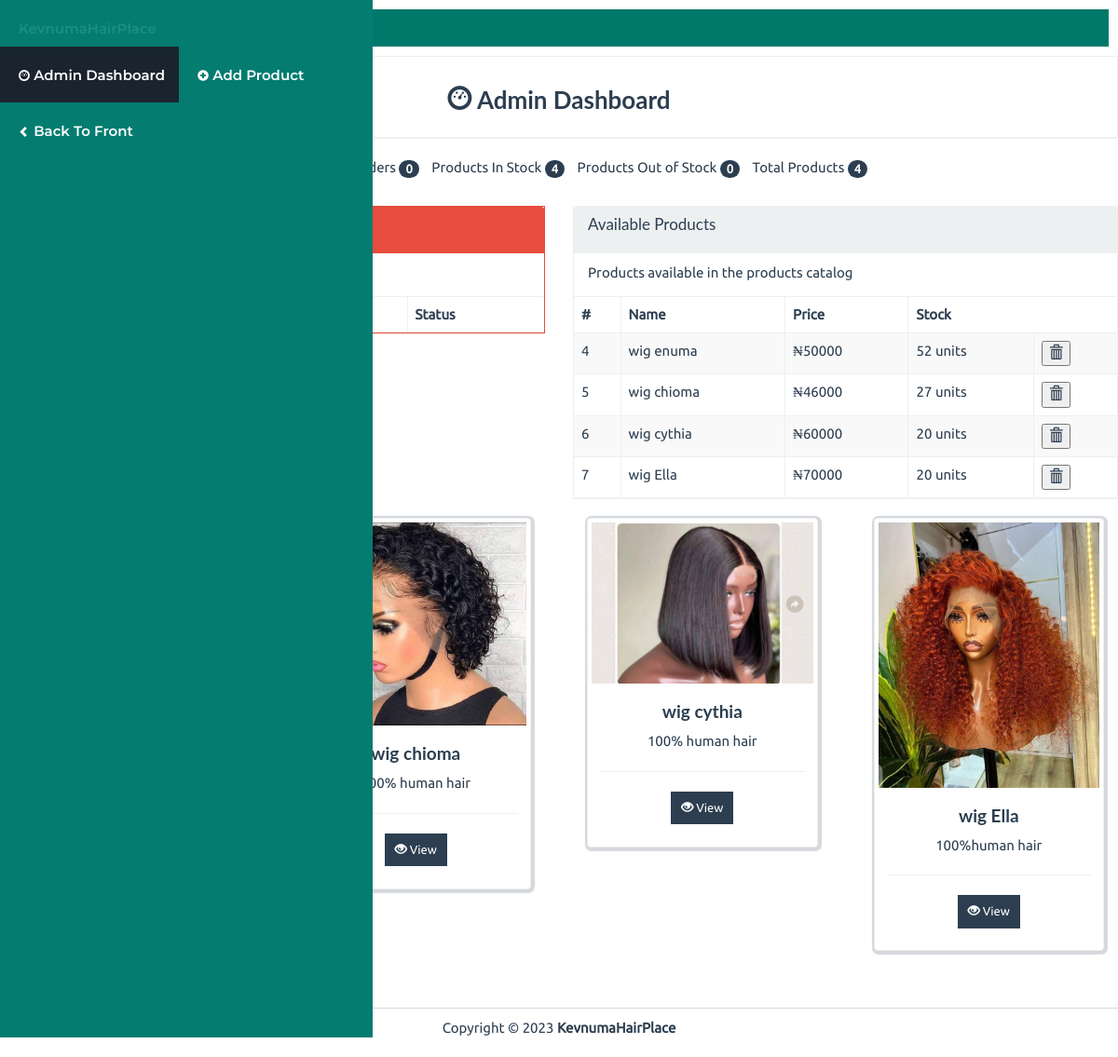
The page /admin on the database its author committed.
### app.py (models this page shows)
class Product(db.Model):
    id = db.Column(db.Integer, primary_key=True)
    name = db.Column(db.String(50), unique=True)
    price = db.Column(db.Integer)  # in cents
    stock = db.Column(db.Integer)
    description = db.Column(db.String(500))
    image = db.Column(db.String(100))
    orders = db.relationship('Order_Item', backref='product', lazy=True)

### app.py (the view)
@app.route('/admin')
def admin():
  products = Product.query.all()
  products_in_stock = Product.query.filter(Product.stock > 0).count()
  orders = Order.query.all()
  return render_template('admin/index.html',
                         admin=True,
                         products=products,
                         products_in_stock=products_in_stock,
                         orders=orders)

### templates/admin/index.html (shortened to what this page needs)
{% extends "base.html" %}
{% block body %}
<div class="row pad">
	<div class="col-lg-12">
		<div class="panel panel-default">
			<div class="panel-body text-center">
				<h3 class="bold"><i class="glyphicon glyphicon-dashboard"></i> Admin Dashboard</h3>
			</div>
		</div>
	</div>
	<div class="col-lg-12">
		<ul class="summary">
			<li class="">Pending Orders <span class="badge">{{ orders|length }}</span></li>
			<li class="">Products In Stock <span class="badge">{{ products_in_stock }}</span></li>
			<li class="">Products Out of Stock <span class="badge">{{ products|length - products_in_stock }}</span></li>
			<li class="">Total Products <span class="badge">{{ products|length }}</span></li>
		</ul>
	</div>
</div>
<div class="row pad">
	<div class="col-lg-6 pad">
		<div class="panel panel-danger">
			<div class="panel-heading">
				<h3 class="panel-title">Pending Orders</h3>
			</div>
			<div class="panel-body">
			</div>
			<div class="table-responsive">
				<table class="table table-striped table-bordered">
					<thead>
						<tr>
							<thID</th><th>REF</th><th>Customer</th><th>Total</th><th>Status</th>
						</tr>
					</thead>
				</table>
			</div>
		</div>
	</div>
	<div class="col-lg-6 pad">
		<div class="panel panel-default">
			<div class="panel-heading">
				<h3 class="panel-title">Available Products</h3>
			</div>
			<div class="panel-body">
				Products available in the products catalog
			</div>
			<div class="table-responsive">
				<table class="table table-striped table-bordered">
					<thead>
						<tr>
							<th>#</th><th>Name</th><th>Price</th><th>Stock</th>
						</tr>
					</thead>
					<tbody>
						{% for product in products %}
						<tr>
							<td>{{ product.id }}</td>
							<td>{{ product.name }}</td>
							<td> ₦{{ product.price }}</td>
							<td>{{ product.stock }} units</td>
							<td> <form action="{{ url_for('admin_remove_product', product_id=product.id) }}" method="post">
                                                <button type="submit"> <i class="glyphicon glyphicon-trash"></i></button>
                                                </form></td>
						</tr>
						{% endfor %}
					</tbody>
				</table>
			</div>
		</div>
	</div>
	{% for product in products %}
	  <div class="col-lg-3">
                <div class="col-xs-12 col-sm-12 col-md-12 col-lg-12">
                        <div class="thumbnail">
                                <a href="{{ url_for('product', id=product.id) }}">
                                        <img src="{{ product.image }}" alt="">
                                </a>
                                <div class="caption text-center">
                                        <h4 class="bold">{{ product.name }}</h4>
                                        <p>
                                                {{ product.description }}
                                        </p>
                                        <hr />
                                        <p>
                                                <a href="{{ url_for('product', id=product.id) }}" class="btn btn-primary btn-sm">
                                                        <i class="glyphicon glyphicon-eye-open"></i> View
                                                </a>
                                        </p>
                                </div>
                        </div>
                </div>
        </div>
{% endfor %}
</div>
{% endblock %}

### templates/base.html (shortened to what this page needs)
<!DOCTYPE html>
<html lang="en">
    <head>
  <link href="{{ url_for('static', filename='assets/vendor/bootstrap-icons/bootstrap-icons.css') }}" rel="stylesheet">
  <link href="{{ url_for('static', filename='assets/vendor/aos/aos.css') }}" rel="stylesheet">
  <link href="{{ url_for('static', filename='assets/vendor/glightbox/css/glightbox.min.css') }}" rel="stylesheet">
  <link href="{{ url_for('static', filename='assets/vendor/swiper/swiper-bundle.min.css') }}" rel="stylesheet">
  <link href="{{ url_for('static', filename='assets/css/main.css') }}" rel="stylesheet">
	<link rel="stylesheet" href="{{ url_for('static', filename='bs/css/flatly.min.css') }}" />
	<link rel="stylesheet" href="{{ url_for('static', filename='css/styles.css') }}" />
    </head>
    <body>
        {% if admin %}
        <nav class="navbar navbar-default navbar-fixed-top" role="navigation">
            <div class="container-fluid">
                <div class="navbar-header">
                    <a class="navbar-brand" href="{{ url_for('index') }}">KevnumaHairPlace</a>
                </div>
                <div class="collapse navbar-collapse navbar-ex1-collapse">
                    <ul class="nav navbar-nav">
                        <li class="active">
                            <a href="{{ url_for('admin') }}"> Admin Dashboard</a>
                        </li>
                        <li>
                            <a href="{{ url_for('add') }}"> Add Product</a>
                        </li>
                        <li>
                            <a href="{{ url_for('index') }}"> Back To Front</a>
                        </li>
                    </ul>
                </div>
            </div>
        </nav>
        {% endif %}
<div style="magin-top:5px;">
	<section id="topbar" class="topbar d-flex align-items-center" style="margin:10px;">
    <div class="container d-flex justify-content-center justify-content-md-between">
      <div class="contact-info d-flex align-items-center">
        <i class="bi bi-envelope d-flex align-items-center"><a href="mailto:kevnumahairplace@gmail.com">Send Us a Mail</a></i>
        <i class="bi bi-phone d-flex align-items-center ms-4"><span>+2348115417797</span></i>
      </div>
      <div class="social-links d-none d-md-flex align-items-center">
        <a href="#" class="twitter"></a>
        <a href="#" class="facebook"></a>
        <a href="#" class="instagram"></a>
        <a href="#" class="linkedin"></i></a>
      </div>
    </div>
  </section>
 </div>
        {% block body %}{% endblock %}
            <footer>
                <div class="row pad">
                    <div class="col-lg-12 text-center">
                        Copyright &copy; 2023 <strong>KevnumaHairPlace</strong>
                    </div>
                </div>
            </footer>
    </body>
</html>

### static/assets/css/main.css (style rules this page uses)
:root { --font-default: "Open Sans", system-ui, -apple-system, "Segoe UI", Roboto, "Helvetica Neue", Arial, "Noto Sans", "Liberation Sans", sans-serif, "Apple Color Emoji", "Segoe UI Emoji", "Segoe UI Symbol", "Noto Color Emoji"; --font-primary: "Montserrat", sans-serif; --font-secondary: "Poppins", sans-serif; }
:root { --color-default: #222222; --color-primary: #3B300F; --color-secondary: #f85a40; }
:root { scroll-behavior: smooth; }
body { font-family: var(--font-default); color: var(--color-default); }
a { color: var(--color-primary); text-decoration: none; }
h1, h2, h3, h4, h5, h6 { font-family: var(--font-primary); }
section { padding: 30px 0; overflow: hidden; }
.topbar { background: #00796b; height: 40px; font-size: 14px; transition: all 0.5s; color: #fff; padding: 0; }
.topbar .contact-info i { font-style: normal; color: #fff; line-height: 0; }
.topbar .contact-info i a, .topbar .contact-info i span { padding-left: 5px; color: #fff; }
.topbar .contact-info i a { line-height: 0; transition: 0.3s; }
.topbar .social-links a { color: rgba(255, 255, 255, 0.7); line-height: 0; transition: 0.3s; margin-left: 20px; }
section { scroll-margin-top: 70px; }
@media (max-width: 1279px) { .navbar { position: fixed; top: 0; right: -100%; width: 100%; max-width: 400px; bottom: 0; transition: 0.3s; z-index: 9997; } }
@media (max-width: 1279px) { .navbar ul { position: absolute; inset: 0; padding: 50px 0 10px 0; margin: 0; background: rgba(0, 131, 116, 0.9); overflow-y: auto; transition: 0.3s; z-index: 9998; } }
@media (max-width: 1279px) { .navbar a, .navbar a:focus { display: flex; align-items: center; justify-content: space-between; padding: 10px 20px; font-family: var(--font-primary); font-size: 15px; font-weight: 600; color: rgba(255, 255, 255, 0.7); white-space: nowrap; transition: 0.3s; } }
@media (max-width: 1279px) { .navbar a:hover, .navbar .active, .navbar .active:focus, .navbar li:hover>a { color: #fff; } }

### static/css/styles.css (style rules this page uses)
body { font-family: Ubuntu, verdana, georgia, serif, sans-serif; }
a, a:hover, a:active, a:focus, a:visited { text-decoration: none; }
.bold { font-weight: bolder !important; }
table { width: 100%; }
div.panel, .btn, .navbar { border-radius: 0; }
footer { margin-top: 40px; margin-bottom: 20px; }
.pad { margin-top: 10px !important; }
div.panel-body { padding-top: 10px; }
.panel-title { margin-bottom: 10px; }
.btn-primary { background-color: rgb(44, 62, 80); border-color: rgba(44, 62, 80, .5); }
div.thumbnail { box-shadow: 1px 1px 1px 3px rgba(44, 62, 80, .2); }
ul.summary { list-style-type: none; text-align: center; }
ul.summary > li { display: inline-block; padding-left: 10px; }
footer { border-top: 1px solid rgba(44, 62, 80, .2); }

### rows shown on the page
Product: id "4", name "wig enuma", price "50000", stock "52"
Product: id "5", name "wig chioma", price "46000", stock "27", image (picture), description "100% human hair"
Product: id "6", name "wig cythia", price "60000", stock "20", image (picture), description "100% human hair"
Product: id "7", name "wig Ella", price "70000", stock "20", image (picture), description "100%human hair"

### other values the page prints
{{ orders|length }} "0"
{{ products_in_stock }} "4"
{{ products|length - products_in_stock }} "0"
{{ products|length }} "4"
